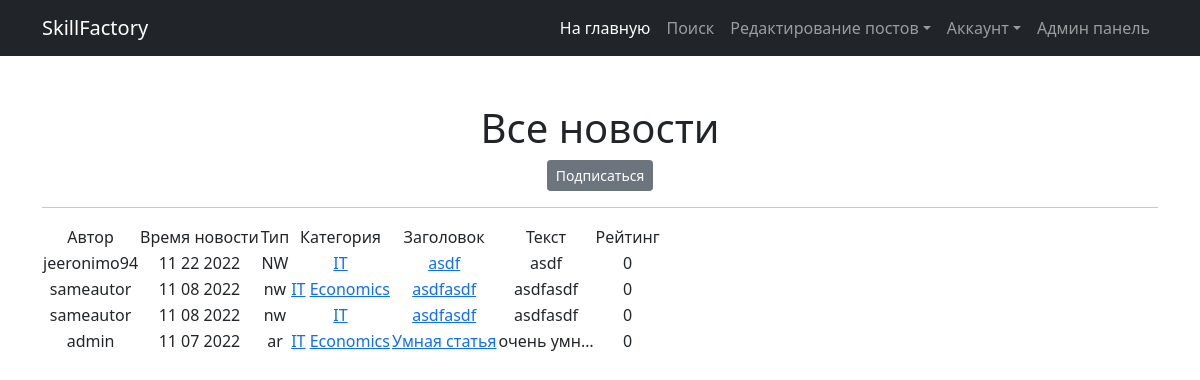
/news/categories/1/, run on the app's committed database.
### news/models.py (models this page shows, shortened)
class Post(models.Model):
    NEWS = 'NW'
    ARTICLE = 'AR'
    CATEGORIES = [
        (NEWS, 'Новость'),
        (ARTICLE, 'статья'),
    ]
    author = models.ForeignKey(Author, on_delete=models.CASCADE, verbose_name='Автор')
    categoryType = models.CharField(max_length=2, choices=CATEGORIES, default=NEWS, blank=False, verbose_name='Тип')
    date_time = models.DateTimeField(auto_now_add=True)
    category = models.ManyToManyField("Category", through="PostCategory", verbose_name='Категория')
    title = models.CharField(max_length=64, verbose_name='Заголовок')
    text = models.TextField(verbose_name='Текст')
    rating = models.SmallIntegerField(default=0, verbose_name='Рейтинг')
    class Meta:
        verbose_name = 'Пост'
        verbose_name_plural = 'Посты'

class Author(models.Model):
    authorUser = models.OneToOneField(User, on_delete=models.CASCADE)
    authorRating = models.SmallIntegerField(default=0)
    def __str__(self):
        return self.authorUser.username
    class Meta:
        verbose_name = 'Автор'
        verbose_name_plural = 'Авторы'

class Category(models.Model):
    category = models.CharField(max_length=64, unique=True, )
    subscribers = models.ManyToManyField(User, related_name='categories')
    def __str__(self):
        return f'{self.category}'
    class Meta:
        verbose_name = 'Категория'
        verbose_name_plural = 'Категории'

### news/views.py (the view)
# urls.py: path('news/categories/<int:pk>/', CategoryList.as_view(), name='category_list'),
class CategoryList(ListView):
    model = Post
    template_name = 'news/category_list.html'
    context_object_name = 'category_news_list'
    def get_queryset(self):
        self.category = get_object_or_404(Category, id=self.kwargs['pk'])
        queryset = Post.objects.filter(category=self.category).order_by('-date_time')
        return queryset
    def get_context_data(self, **kwargs):
        context = super().get_context_data(**kwargs)
        context['is_not_subscriber'] = self.request.user not in self.category.subscribers.all()
        context['category'] = self.category
        return context

### news/templates/news/category_list.html (shortened to what this page needs)
{% extends 'flatpages/default.html' %}
{% load tags %}
{% block content %}
<h1>Все новости</h1>
{% if is_not_subscriber %}
<p class="text-center"><a href="{% url 'subscribe' category.id %}" class="btn btn-secondary btn-sm">Подписаться</a> </p>
{% else %}
<p class="text-center"><a href="{% url 'unsubscribe' category.id %}" class="btn btn-secondary btn-sm">Отписаться</a> </p>
{% endif %}
<hr>
{% if category_news_list %}
<table>
    <tr>
        <td>
            Автор
        </td>
        <td>
            Время новости
        </td>
        <td>
            Тип
        </td>
        <td>
            Категория
        </td>
        <td>
            Заголовок
        </td>
        <td>
            Текст
        </td>
        <td>
            Рейтинг
        </td>
    </tr>
    {% for new in category_news_list %}
    <tr>
        <td>{{ new.author }}</td>
        <td>{{ new.date_time|date:'m d Y'}}
        <td>{{ new.categoryType }}</td>
        <td>
            {% for category in new.category.all %}
            <a href="{% url 'category_list' category.id %}">{{ category }}</a>
            {% endfor %}
        </td>
        <td><a href="{% url 'post_detail' new.id %}">{{ new.title }}</a></td>
        <td>{{ new.text|truncatechars:10 }}</td>
        <td>{{ new.rating }}</td>
        <td>
        </td>
    </tr>
    {% endfor %}
</table>
{% else %}
<h2>Новостей нет!</h2>
{% endif %}
{% endblock content %}

### data on the page
Post: author "jeeronimo94", date_time "11 22 2022", categoryType "NW", title "asdf", text "asdf", rating "0"
Category: category "IT"
Post: author "sameautor", date_time "11 08 2022", categoryType "nw", title "asdfasdf", text "asdfasdf", rating "0"
Category: category "Economics"
Post: author "sameautor", date_time "11 08 2022", categoryType "nw", title "asdfasdf", text "asdfasdf", rating "0"
Post: author "admin", date_time "11 07 2022", categoryType "ar", title "Умная статья", text "очень умн…", rating "0"
